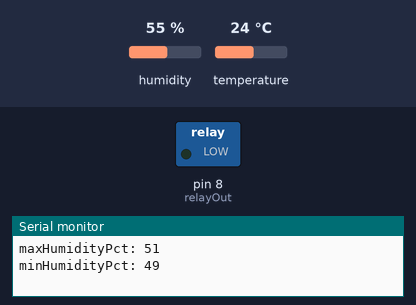
A sketch run on a simulated Arduino Uno, built with avr-gcc and run on an emulated ATmega328P. Shown: switched loads named in the sketch (green lamp = pin HIGH), the last lines printed to the serial monitor. The test bench sets the inputs (shaded band); at power-on: humidity 55 %, temperature 24 °C.

Above: at 5.9 s.
6.0 s: humidity set to 43 %
12.1 s: humidity set to 40 %
At 16.1 s:
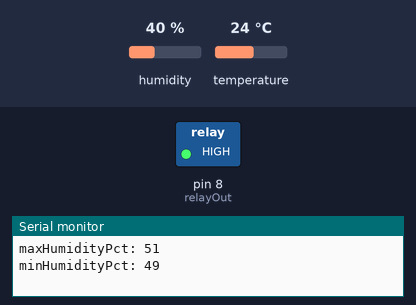
18.2 s: humidity set to 42 %
24.3 s: humidity set to 45 %
At 26.1 s:
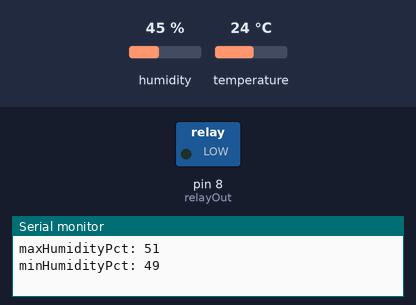
30.4 s: humidity set to 22 %
At 31.8 s:
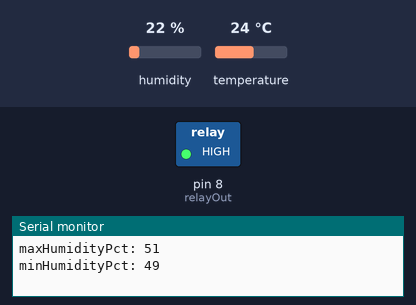
Timing chart, 0 to 33.4 s (numbered marks = the images above; inputs shaded):
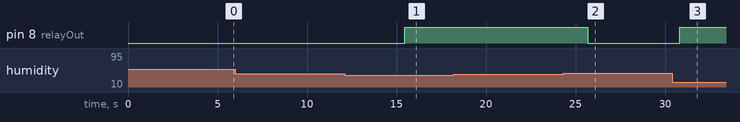

Measured:
- the behaviour switches between 42 and 41 % on humidity (found by bisection; images 0 and 1)
- the behaviour switches between 43 and 44 % on humidity (found by bisection; images 1 and 2)
- after the input at 12.1 s, pin 8 (relayOut): LOW → HIGH after 3.4 s
- after the input at 24.3 s, pin 8 (relayOut): HIGH → LOW after 1.4 s
- after the input at 30.4 s, pin 8 (relayOut): LOW → HIGH after 0.41 s

The sketch:

humidistat.ino
```cpp
// Example testing sketch for various DHT humidity/temperature sensors
// Written by ladyada, public domain

// REQUIRES the following Arduino libraries:
// - DHT Sensor Library: https://github.com/adafruit/DHT-sensor-library
// - Adafruit Unified Sensor Lib: https://github.com/adafruit/Adafruit_Sensor

#include "DHT.h"

#define DHTPIN 2     // Digital pin connected to the DHT sensor
// Feather HUZZAH ESP8266 note: use pins 3, 4, 5, 12, 13 or 14 --
// Pin 15 can work but DHT must be disconnected during program upload.

// Uncomment whatever type you're using!
#define DHTTYPE DHT11   // DHT 11
//#define DHTTYPE DHT22   // DHT 22  (AM2302), AM2321
//#define DHTTYPE DHT21   // DHT 21 (AM2301)

// Connect pin 1 (on the left) of the sensor to +5V
// NOTE: If using a board with 3.3V logic like an Arduino Due connect pin 1
// to 3.3V instead of 5V!
// Connect pin 2 of the sensor to whatever your DHTPIN is
// Connect pin 3 (on the right) of the sensor to GROUND (if your sensor has 3 pins)
// Connect pin 4 (on the right) of the sensor to GROUND and leave the pin 3 EMPTY (if your sensor has 4 pins)
// Connect a 10K resistor from pin 2 (data) to pin 1 (power) of the sensor

// Initialize DHT sensor.
// Note that older versions of this library took an optional third parameter to
// tweak the timings for faster processors.  This parameter is no longer needed
// as the current DHT reading algorithm adjusts itself to work on faster procs.
DHT dht(DHTPIN, DHTTYPE);

int relayOut = 8;
int swing = 3;
float targetHumidityPct = 50;


void setup() {

  pinMode(relayOut, OUTPUT);

  Serial.begin(9600);
  Serial.println(F("DHTxx test!"));


  dht.begin();
}

float getCorrectedHumidity(float claimedHumidity) {
  float slope = 1.00;
  float yIntercept = -7.72;
  float actualHumidity = claimedHumidity/slope - yIntercept;
  return actualHumidity;
}


// default to off
boolean _humidifierShouldBeOn = false;
boolean humidifierShouldBeOn(float humidity) {
  int maxHumidityPct = targetHumidityPct + (swing/2);
  int minHumidityPct = targetHumidityPct - (swing/2);
  Serial.print("maxHumidityPct: ");
  Serial.println(maxHumidityPct);
  Serial.print("minHumidityPct: ");
  Serial.println(minHumidityPct);

  if (humidity < minHumidityPct) {
    _humidifierShouldBeOn = true;
  } else if (humidity > maxHumidityPct) {
    _humidifierShouldBeOn = false;
  } else {
    // leave alone; we're inside of a swing
  }
  return _humidifierShouldBeOn;
}

void loop() {
  // Wait a few seconds between measurements.

  // Reading temperature or humidity takes about 250 milliseconds!
  // Sensor readings may also be up to 2 seconds 'old' (its a very slow sensor)
  float sh = dht.readHumidity();
  float h = getCorrectedHumidity(sh);
  // Read temperature as Celsius (the default)
  float t = dht.readTemperature();
  // Read temperature as Fahrenheit (isFahrenheit = true)
  float f = dht.readTemperature(true);

  // Check if any reads failed and exit early (to try again).
  if (isnan(h) || isnan(t) || isnan(f)) {
    Serial.println(F("Failed to read from DHT sensor!"));
    return;
  }

  // Compute heat index in Fahrenheit (the default)
  float hif = dht.computeHeatIndex(f, h);
  // Compute heat index in Celsius (isFahreheit = false)
  float hic = dht.computeHeatIndex(t, h, false);

  Serial.print(F("Sensor-Claimed Humidity: "));
  Serial.print(sh);
  Serial.print(F("% Humidity: "));
  Serial.print(h);
  Serial.print(F("%  Temperature: "));
  Serial.print(t);
  Serial.print(F("°C "));
  Serial.print(f);
  Serial.print(F("°F  Heat index: "));
  Serial.print(hic);
  Serial.print(F("°C "));
  Serial.print(hif);
  Serial.println(F("°F"));

  // TODO: refactor humidifier switching
  if (humidifierShouldBeOn(h)) {
    digitalWrite(relayOut, HIGH);
  } else {
    digitalWrite(relayOut, LOW);
  }
  delay(5000);
  /*
  delay(2000);
  digitalWrite(relayOut, LOW);
  delay(2000);
  */

}
```
